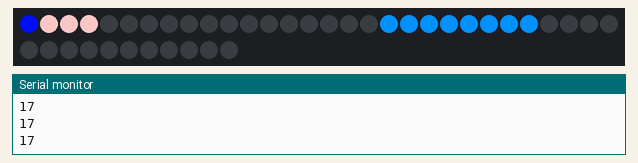
Simulated run of this sketch. Board: ESP32. Parts: 41 RGB LEDs in strip order, left to right, continuing on the next row, the last lines printed to the serial monitor. Random numbers use the default seed unless the sketch sets one.

Above: at 2.58 s.
At 3.7 s:
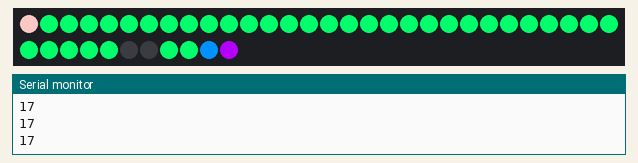
At 6.17 s:
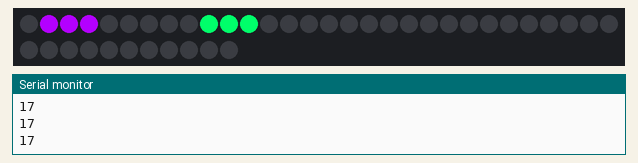
At 21.63 s:
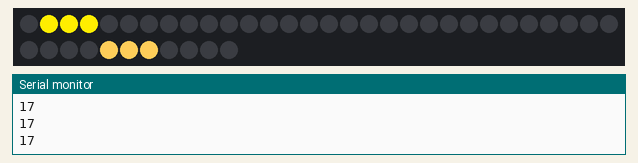
At 25.87 s:
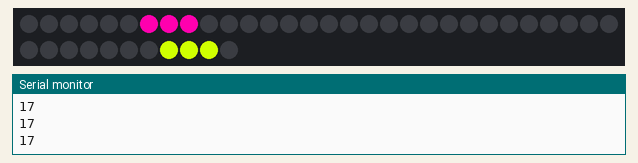
At 35.04 s:
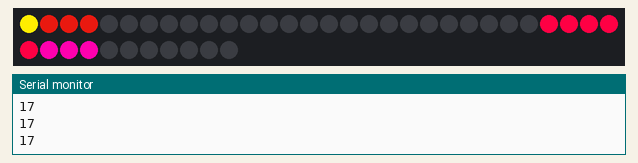

The sketch:

Animations.ino
```cpp
#include <FastLED.h>

#define NUM_LEDS 41 //Number of Leds in your Led strip. Change as per your numbers of Led

#define DATA_PIN 23 //Data pin for addressable led.
#define CLOCK_PIN 13 //for clocked led strips.


CRGB leds[NUM_LEDS];//Array to hold led colors.

//Predifined array  of colors in RGB format , you can add or remove colors.
int c[][3]={
                  {237, 189, 187},
                  {184, 20, 13},
                  {247, 134, 35},
                  {255, 205, 89},
                  {255, 238, 0},
                  {208, 255, 0},
                  {128, 255, 0},
                  {0, 255, 106},
                  {0, 255, 208},
                  {0, 217, 255},
                  {0, 145, 255},
                  {0, 13, 255},
                  {179, 0, 255},
                  {238, 0, 255},
                  {255, 0, 174},
                  {255, 0, 68},
                  {255, 0, 0}
              };
int Number_of_colors = sizeof(c) / (3*sizeof(int));

void setup() {
     Serial.begin(115200);
     delay(500);
     //Initializing the esp32 output data streams.
    // Uncomment/edit one of the following lines for your leds arrangement.
    // ## Clockless types ##
    //FastLED.addLeds<NEOPIXEL, DATA_PIN>(leds, NUM_LEDS);  // GRB ordering is assumed
    FastLED.addLeds<SM16703, DATA_PIN, BRG>(leds, NUM_LEDS);
    // FastLED.addLeds<TM1829, DATA_PIN, RGB>(leds, NUM_LEDS);
    // FastLED.addLeds<TM1812, DATA_PIN, RGB>(leds, NUM_LEDS);
    // FastLED.addLeds<TM1809, DATA_PIN, RGB>(leds, NUM_LEDS);
    // FastLED.addLeds<TM1804, DATA_PIN, RGB>(leds, NUM_LEDS);
    // FastLED.addLeds<TM1803, DATA_PIN, RGB>(leds, NUM_LEDS);
    // FastLED.addLeds<UCS1903, DATA_PIN, RGB>(leds, NUM_LEDS);
    // FastLED.addLeds<UCS1903B, DATA_PIN, RGB>(leds, NUM_LEDS);
    // FastLED.addLeds<UCS1904, DATA_PIN, RGB>(leds, NUM_LEDS);
    // FastLED.addLeds<UCS2903, DATA_PIN, RGB>(leds, NUM_LEDS);
    // FastLED.addLeds<WS2812, DATA_PIN, RGB>(leds, NUM_LEDS);  // GRB ordering is typical
    // FastLED.addLeds<WS2852, DATA_PIN, RGB>(leds, NUM_LEDS);  // GRB ordering is typical
    // FastLED.addLeds<WS2812B, DATA_PIN, RGB>(leds, NUM_LEDS);  // GRB ordering is typical
    // FastLED.addLeds<GS1903, DATA_PIN, RGB>(leds, NUM_LEDS);
    // FastLED.addLeds<SK6812, DATA_PIN, RGB>(leds, NUM_LEDS);  // GRB ordering is typical
    // FastLED.addLeds<SK6822, DATA_PIN, RGB>(leds, NUM_LEDS);
    // FastLED.addLeds<APA106, DATA_PIN, RGB>(leds, NUM_LEDS);
    // FastLED.addLeds<PL9823, DATA_PIN, RGB>(leds, NUM_LEDS);
    // FastLED.addLeds<SK6822, DATA_PIN, RGB>(leds, NUM_LEDS);
    // FastLED.addLeds<WS2811, DATA_PIN, RGB>(leds, NUM_LEDS);
    // FastLED.addLeds<WS2813, DATA_PIN, RGB>(leds, NUM_LEDS);
    // FastLED.addLeds<APA104, DATA_PIN, RGB>(leds, NUM_LEDS);
    // FastLED.addLeds<WS2811_400, DATA_PIN, RGB>(leds, NUM_LEDS);
    // FastLED.addLeds<GE8822, DATA_PIN, RGB>(leds, NUM_LEDS);
    // FastLED.addLeds<GW6205, DATA_PIN, RGB>(leds, NUM_LEDS);
    // FastLED.addLeds<GW6205_400, DATA_PIN, RGB>(leds, NUM_LEDS);
    // FastLED.addLeds<LPD1886, DATA_PIN, RGB>(leds, NUM_LEDS);
    // FastLED.addLeds<LPD1886_8BIT, DATA_PIN, RGB>(leds, NUM_LEDS);
    // ## Clocked (SPI) types ##
    // FastLED.addLeds<LPD6803, DATA_PIN, CLOCK_PIN, RGB>(leds, NUM_LEDS);  // GRB ordering is typical
    // FastLED.addLeds<LPD8806, DATA_PIN, CLOCK_PIN, RGB>(leds, NUM_LEDS);  // GRB ordering is typical
    // FastLED.addLeds<WS2801, DATA_PIN, CLOCK_PIN, RGB>(leds, NUM_LEDS);
    // FastLED.addLeds<WS2803, DATA_PIN, CLOCK_PIN, RGB>(leds, NUM_LEDS);
    // FastLED.addLeds<SM16716, DATA_PIN, CLOCK_PIN, RGB>(leds, NUM_LEDS);
    // FastLED.addLeds<P9813, DATA_PIN, CLOCK_PIN, RGB>(leds, NUM_LEDS);  // BGR ordering is typical
    // FastLED.addLeds<DOTSTAR, DATA_PIN, CLOCK_PIN, RGB>(leds, NUM_LEDS);  // BGR ordering is typical
    // FastLED.addLeds<APA102, DATA_PIN, CLOCK_PIN, RGB>(leds, NUM_LEDS);  // BGR ordering is typical
    // FastLED.addLeds<SK9822, DATA_PIN, CLOCK_PIN, RGB>(leds, NUM_LEDS);  // BGR ordering is typical


     Serial.println(Number_of_colors);
}

void loop() {
      int p = (int)random(Number_of_colors) ;
      int q = (int)random(Number_of_colors) ;

      int i = 0 ;       //First address for led strip
      int j = NUM_LEDS ;//Last  address for led strip

      int k = -3 ;
      int l = +3 ;

      int timer1 = (int)random(35,80);//speed for led group1 selected at random
      int timer2 = (int)random(35,80);//speed for led group2 selected at random

      int counter1=0; //holds current postion of animation for group1 leds
      int counter2=0; //holds current postion of animation for group2 leds

      int moveloop1 =  1;//direction for leds in group1
      int moveloop2 = -1;//direction for leds in group2

      while(true){
        if(timer1==counter1 ){//animation controls for first group of leds
          leds[i] = CRGB(c[p][0],c[p][1],c[p][2]);
          leds[i+k] = CRGB(0,0,0);
          FastLED.show();
          if(i==0){
            moveloop1=1;
            timer1 = (int)random(20,100);
            p = (int)random(Number_of_colors); Serial.println(Number_of_colors);
            k=-3;
          }
          if(i==NUM_LEDS){
            moveloop1=-1;
            timer1 = (int)random(20,100);
            p = (int)random(Number_of_colors); Serial.println(Number_of_colors);
            k=+3;
          }
          i+=moveloop1;
          counter1=0 ;
        }
        if(timer2==counter2){//animation controls for second group of leds
          leds[j] = CRGB(c[q][0],c[q][1],c[q][2]);
          leds[j+l] = CRGB(0,0,0);
          FastLED.show();
          if(j==0){
            moveloop2=1;
            timer2 = (int)random(20,100);
            q = (int)random(Number_of_colors) ;Serial.println(Number_of_colors);
            k=-3;
          }
          if(j==NUM_LEDS){
            moveloop2=-1;
            timer2 = (int)random(20,100);
            q = (int)random(Number_of_colors); Serial.println(Number_of_colors);
            k=+3;
          }
          j+=moveloop2;
          counter2=0;
        }

        delay(1);//speed for overall animation.
        counter1++;
        counter2++;
      }
}
```
